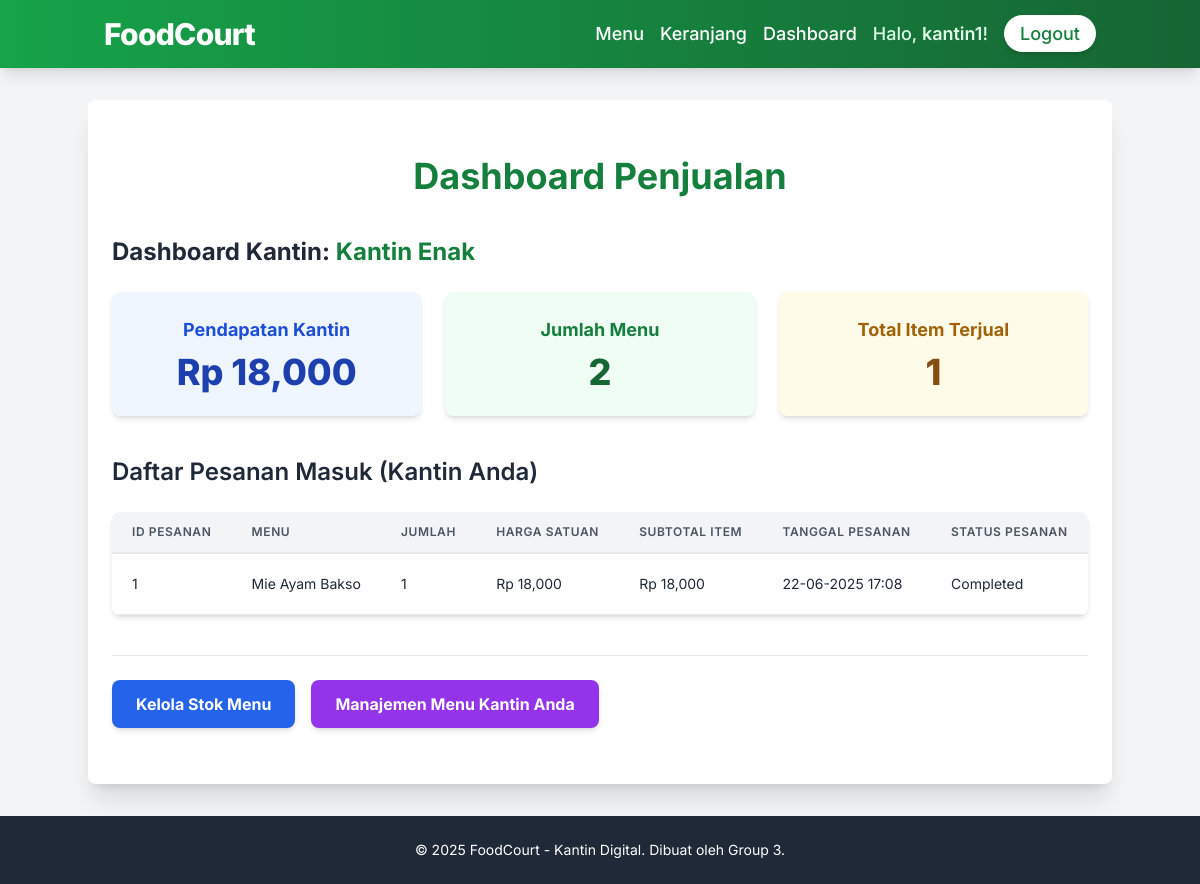
Page /dashboard (signed in) on the committed database.
### models.py (models this page shows, shortened)
class User(db.Model):
    id = db.Column(db.Integer, primary_key=True)
    username = db.Column(db.String(80), unique=True, nullable=False)
    email = db.Column(db.String(120), unique=True, nullable=False)
    password_hash = db.Column(db.String(128))
    role = db.Column(db.String(20), default='customer') # 'customer', 'admin', 'kantin'
    orders = db.relationship('Order', backref='customer', lazy=True)
    ratings = db.relationship('Rating', backref='customer', lazy=True)

class Kantin(db.Model):
    id = db.Column(db.Integer, primary_key=True)
    name = db.Column(db.String(100), nullable=False)
    location = db.Column(db.String(200))
    menus = db.relationship('Menu', backref='kantin', lazy=True)
    last_order_at = db.Column(db.DateTime, default=datetime.utcnow)
    user_id = db.Column(db.Integer, db.ForeignKey('user.id'), nullable=True) # FOREIGN KEY BARU
    manager = db.relationship('User', backref=db.backref('managed_kantin', uselist=False)) # RELASI BARU

class OrderItem(db.Model):
    id = db.Column(db.Integer, primary_key=True)
    order_id = db.Column(db.Integer, db.ForeignKey('order.id'), nullable=False)
    menu_id = db.Column(db.Integer, db.ForeignKey('menu.id'), nullable=False)
    quantity = db.Column(db.Integer, nullable=False)
    price = db.Column(db.Float, nullable=False) # Harga saat item dipesan
    menu = db.relationship('Menu', backref=db.backref('order_items', lazy=True))

class Order(db.Model):
    id = db.Column(db.Integer, primary_key=True)
    user_id = db.Column(db.Integer, db.ForeignKey('user.id'), nullable=False)
    order_date = db.Column(db.DateTime, default=datetime.utcnow)
    total_price = db.Column(db.Float, nullable=False)
    status = db.Column(db.String(50), default='pending') # 'pending', 'completed', 'cancelled'
    items = db.relationship('OrderItem', backref='order', lazy=True)

class Menu(db.Model):
    id = db.Column(db.Integer, primary_key=True)
    name = db.Column(db.String(100), nullable=False)
    description = db.Column(db.Text)
    price = db.Column(db.Float, nullable=False)
    stock = db.Column(db.Integer, default=0)
    kantin_id = db.Column(db.Integer, db.ForeignKey('kantin.id'), nullable=False)
    image_url = db.Column(db.String(255), default='https://via.placeholder.com/150')

### app.py (the view)
@app.route('/dashboard')
def dashboard():
    if 'user_id' not in session or (session['role'] != 'admin' and session['role'] != 'kantin'):
        flash('Anda tidak memiliki akses ke dashboard ini.', 'danger')
        return redirect(url_for('login'))
    user_id = session['user_id']
    current_user = User.query.get(user_id)
    if session['role'] == 'admin':
        all_orders = Order.query.order_by(Order.order_date.desc()).all()
        all_kantin = Kantin.query.all()
        total_revenue = db.session.query(db.func.sum(Order.total_price)).scalar() or 0
        return render_template('dashboard.html', orders=all_orders, kantin_list=all_kantin, total_revenue=total_revenue, role='admin')
    elif session['role'] == 'kantin':
        kantin = Kantin.query.filter_by(user_id=user_id).first()
        if not kantin:
            flash('Anda belum terkait dengan kantin mana pun. Harap hubungi admin.', 'warning')
            return redirect(url_for('index'))
        kantin_menus = Menu.query.filter_by(kantin_id=kantin.id).all()
        kantin_order_items_raw = db.session.query(OrderItem, Order).join(Order).join(Menu).filter(Menu.kantin_id == kantin.id).order_by(Order.order_date.desc()).all()
        kantin_order_items = kantin_order_items_raw
        kantin_revenue = 0
        total_items_sold = 0
        for item, order in kantin_order_items:
            kantin_revenue += item.quantity * item.price
            total_items_sold += item.quantity
        threshold_time = datetime.utcnow() - timedelta(minutes=5)
        new_orders = db.session.query(Order).join(OrderItem).join(Menu).filter(
            Menu.kantin_id == kantin.id,
            Order.order_date > threshold_time,
            Order.status == 'completed'
        ).distinct().count()
        new_orders_count = new_orders
        return render_template('dashboard.html', kantin=kantin, menus=kantin_menus,
                               kantin_order_items=kantin_order_items, kantin_revenue=kantin_revenue,
                               total_items_sold=total_items_sold, role='kantin',
                               new_orders_count=new_orders_count)
    return redirect(url_for('index'))

### templates/dashboard.html (shortened to what this page needs)
{% extends "base.html" %}
{% block content %}
<section class="py-8">
    <h2 class="text-4xl font-bold text-center text-green-700 mb-10">Dashboard Penjualan</h2>
    {% if session['role'] == 'admin' %}
    <h3 class="text-2xl font-semibold text-gray-800 mb-6">Admin Overview</h3>
    <div class="grid grid-cols-1 md:grid-cols-3 gap-6 mb-10">
        <div class="bg-blue-50 p-6 rounded-lg shadow-md text-center">
            <h4 class="text-lg font-bold text-blue-700 mb-2">Total Pendapatan</h4>
            <p class="text-4xl font-extrabold text-blue-800">Rp {{ "{:,.0f}".format(total_revenue) }}</p>
        </div>
        <div class="bg-green-50 p-6 rounded-lg shadow-md text-center">
            <h4 class="text-lg font-bold text-green-700 mb-2">Jumlah Kantin</h4>
            <p class="text-4xl font-extrabold text-green-800">{{ kantin_list|length }}</p>
        </div>
        <div class="bg-yellow-50 p-6 rounded-lg shadow-md text-center">
            <h4 class="text-lg font-bold text-yellow-700 mb-2">Total Pesanan</h4>
            <p class="text-4xl font-extrabold text-yellow-800">{{ orders|length }}</p>
        </div>
    </div>
    <h3 class="text-2xl font-semibold text-gray-800 mb-6">Daftar Pesanan Terbaru (Semua Kantin)</h3>
    {% if orders %}
    <div class="overflow-x-auto bg-white rounded-lg shadow-md">
        <table class="min-w-full leading-normal">
            <thead>
                <tr>
                    <th class="px-5 py-3 border-b-2 border-gray-200 bg-gray-100 text-left text-xs font-semibold text-gray-600 uppercase tracking-wider">ID Pesanan</th>
                    <th class="px-5 py-3 border-b-2 border-gray-200 bg-gray-100 text-left text-xs font-semibold text-gray-600 uppercase tracking-wider">Pengguna</th>
                    <th class="px-5 py-3 border-b-2 border-gray-200 bg-gray-100 text-left text-xs font-semibold text-gray-600 uppercase tracking-wider">Total Harga</th>
                    <th class="px-5 py-3 border-b-2 border-gray-200 bg-gray-100 text-left text-xs font-semibold text-gray-600 uppercase tracking-wider">Tanggal</th>
                    <th class="px-5 py-3 border-b-2 border-gray-200 bg-gray-100 text-left text-xs font-semibold text-gray-600 uppercase tracking-wider">Status</th>
                </tr>
            </thead>
            <tbody>
                {% for order in orders %}
                <tr>
                    <td class="px-5 py-5 border-b border-gray-200 bg-white text-sm">{{ order.id }}</td>
                    <td class="px-5 py-5 border-b border-gray-200 bg-white text-sm">{{ order.customer.username }}</td>
                    <td class="px-5 py-5 border-b border-gray-200 bg-white text-sm">Rp {{ "{:,.0f}".format(order.total_price) }}</td>
                    <td class="px-5 py-5 border-b border-gray-200 bg-white text-sm">{{ order.order_date.strftime('%d-%m-%Y %H:%M') }}</td>
                    <td class="px-5 py-5 border-b border-gray-200 bg-white text-sm">{{ order.status.capitalize() }}</td>
                </tr>
                {% endfor %}
            </tbody>
        </table>
    </div>
    {% else %}
    <p class="text-center text-xl text-gray-500 py-10">Belum ada pesanan.</p>
    {% endif %}
    <div class="mt-10 pt-6 border-t border-gray-200">
        <h3 class="text-2xl font-semibold text-gray-800 mb-6">Manajemen Kantin & Stok</h3>
        <a href="{{ url_for('manage_stock') }}" class="inline-block bg-blue-600 hover:bg-blue-700 text-white font-bold py-3 px-6 rounded-lg shadow-md transition duration-300">
            Kelola Stok Menu
        </a>
    </div>
    {% elif session['role'] == 'kantin' %}
    <h3 class="text-2xl font-bold text-gray-800 mb-6">Dashboard Kantin: <span class="text-green-700">{{ kantin.name if kantin else 'N/A' }}</span></h3>
    <div class="grid grid-cols-1 md:grid-cols-3 gap-6 mb-10">
        <div class="bg-blue-50 p-6 rounded-lg shadow-md text-center">
            <h4 class="text-lg font-bold text-blue-700 mb-2">Pendapatan Kantin</h4>
            <p class="text-4xl font-extrabold text-blue-800">Rp {{ "{:,.0f}".format(kantin_revenue) }}</p>
        </div>
        <div class="bg-green-50 p-6 rounded-lg shadow-md text-center">
            <h4 class="text-lg font-bold text-green-700 mb-2">Jumlah Menu</h4>
            <p class="text-4xl font-extrabold text-green-800">{{ menus|length }}</p>
        </div>
        <div class="bg-yellow-50 p-6 rounded-lg shadow-md text-center">
            <h4 class="text-lg font-bold text-yellow-700 mb-2">Total Item Terjual</h4>
            <p class="text-4xl font-extrabold text-yellow-800">{{ total_items_sold }}</p>
        </div>
    </div>
    <h3 class="text-2xl font-semibold text-gray-800 mb-6">Daftar Pesanan Masuk (Kantin Anda)</h3>
    {% if kantin_order_items %}
    <div class="overflow-x-auto bg-white rounded-lg shadow-md">
        <table class="min-w-full leading-normal">
            <thead>
                <tr>
                    <th class="px-5 py-3 border-b-2 border-gray-200 bg-gray-100 text-left text-xs font-semibold text-gray-600 uppercase tracking-wider">ID Pesanan</th>
                    <th class="px-5 py-3 border-b-2 border-gray-200 bg-gray-100 text-left text-xs font-semibold text-gray-600 uppercase tracking-wider">Menu</th>
                    <th class="px-5 py-3 border-b-2 border-gray-200 bg-gray-100 text-left text-xs font-semibold text-gray-600 uppercase tracking-wider">Jumlah</th>
                    <th class="px-5 py-3 border-b-2 border-gray-200 bg-gray-100 text-left text-xs font-semibold text-gray-600 uppercase tracking-wider">Harga Satuan</th>
                    <th class="px-5 py-3 border-b-2 border-gray-200 bg-gray-100 text-left text-xs font-semibold text-gray-600 uppercase tracking-wider">Subtotal Item</th>
                    <th class="px-5 py-3 border-b-2 border-gray-200 bg-gray-100 text-left text-xs font-semibold text-gray-600 uppercase tracking-wider">Tanggal Pesanan</th>
                    <th class="px-5 py-3 border-b-2 border-gray-200 bg-gray-100 text-left text-xs font-semibold text-gray-600 uppercase tracking-wider">Status Pesanan</th>
                </tr>
            </thead>
            <tbody>
                {% for item, order in kantin_order_items %}
                <tr>
                    <td class="px-5 py-5 border-b border-gray-200 bg-white text-sm">{{ order.id }}</td>
                    <td class="px-5 py-5 border-b border-gray-200 bg-white text-sm">{{ item.menu.name }}</td>
                    <td class="px-5 py-5 border-b border-gray-200 bg-white text-sm">{{ item.quantity }}</td>
                    <td class="px-5 py-5 border-b border-gray-200 bg-white text-sm">Rp {{ "{:,.0f}".format(item.price) }}</td>
                    <td class="px-5 py-5 border-b border-gray-200 bg-white text-sm">Rp {{ "{:,.0f}".format(item.price * item.quantity) }}</td>
                    <td class="px-5 py-5 border-b border-gray-200 bg-white text-sm">{{ order.order_date.strftime('%d-%m-%Y %H:%M') }}</td>
                    <td class="px-5 py-5 border-b border-gray-200 bg-white text-sm">{{ order.status.capitalize() }}</td>
                </tr>
                {% endfor %}
            </tbody>
        </table>
    </div>
    {% else %}
    <p class="text-center text-xl text-gray-500 py-10">Belum ada pesanan untuk kantin Anda.</p>
    {% endif %}
    <div class="mt-10 pt-6 border-t border-gray-200 flex flex-col md:flex-row gap-4">
        <a href="{{ url_for('manage_stock') }}" class="inline-block bg-blue-600 hover:bg-blue-700 text-white font-bold py-3 px-6 rounded-lg shadow-md transition duration-300 text-center">
            Kelola Stok Menu
        </a>
        <a href="{{ url_for('manage_kantin_menus') }}" class="inline-block bg-purple-600 hover:bg-purple-700 text-white font-bold py-3 px-6 rounded-lg shadow-md transition duration-300 text-center">
            Manajemen Menu Kantin Anda
        </a>
    </div>
    {% endif %}
</section>
{% endblock %}

### templates/base.html (shortened to what this page needs)
<!DOCTYPE html>
<html lang="en">
<head>
    <script src="https://cdn.tailwindcss.com"></script>
    <link rel="stylesheet" href="{{ url_for('static', filename='css/style.css') }}">
</head>
<body class="bg-gray-100 text-gray-800 flex flex-col min-h-screen">
    <header class="bg-gradient-to-r from-green-600 to-green-800 text-white shadow-lg py-4">
        <nav class="container mx-auto flex flex-col md:flex-row justify-between items-center px-4">
            <div class="logo mb-4 md:mb-0">
                <a href="{{ url_for('index') }}" class="text-3xl font-extrabold tracking-tight hover:text-green-200 transition duration-300">FoodCourt</a>
            </div>
            <ul class="flex flex-wrap justify-center items-center gap-4 text-lg font-medium">
                <li><a href="{{ url_for('menu_list') }}" class="hover:text-green-200 transition duration-300">Menu</a></li>
                <li><a href="{{ url_for('cart') }}" class="hover:text-green-200 transition duration-300">Keranjang</a></li>
                {% if 'user_id' in session %}
                    <li><a href="{{ url_for('dashboard') }}" class="hover:text-green-200 transition duration-300">Dashboard</a></li>
                    <li><span class="text-green-100">Halo, <strong class="font-semibold">{{ session['username'] }}</strong>!</span></li>
                    <li><a href="{{ url_for('logout') }}" class="bg-white text-green-700 px-4 py-2 rounded-full shadow-md hover:bg-green-100 transition duration-300">Logout</a></li>
                {% else %}
                    <li><a href="{{ url_for('login') }}" class="hover:text-green-200 transition duration-300">Login</a></li>
                    <li><a href="{{ url_for('register') }}" class="bg-green-700 text-white px-4 py-2 rounded-full shadow-md hover:bg-green-800 transition duration-300">Daftar</a></li>
                {% endif %}
            </ul>
        </nav>
    </header>
    <main class="container mx-auto mt-8 p-6 bg-white rounded-lg shadow-xl flex-grow mb-8">
        {% block content %}{% endblock %}
    </main>
    <footer class="bg-gray-800 text-white py-6 text-center text-sm">
        <p>&copy; 2025 FoodCourt - Kantin Digital. Dibuat oleh Group 3.</p>
    </footer>
</body>
</html>

### static/css/style.css (style rules this page uses)
body { font-family: 'Inter', sans-serif; }

### rows in the picture
User: username "kantin1"
Kantin: name "Kantin Enak"
OrderItem: id "1", menu.name "Mie Ayam Bakso", quantity "1", price "18,000", item.price*item.quantity "18,000", order_date "22-06-2025 17:08", status "Completed"

### other values in the picture
{{ "{:,.0f}".format(kantin_revenue) }} "18,000"
{{ menus|length }} "2"
{{ total_items_sold }} "1"
